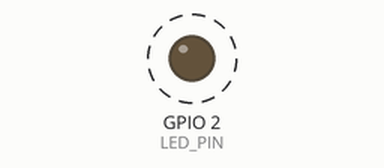
Simulated run of this sketch. Board: ESP32. Parts: output pins drawn as LEDs (lit = HIGH). Dashed ring = blinking. What the sketch prints to the serial monitor is not drawn.

Above: at 0.8 s.
Timing chart, 0 to 3.3 s (numbered marks = the images above):
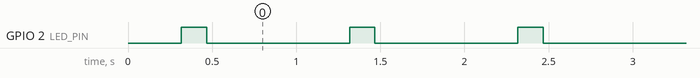

The sketch:

demo-flash-web.ino
```cpp
// Firmware de demonstração para testar o "ESP32 Flash via WEB" (by Jorge Pinheiro).
// O código está em demo.cpp. Compilar no Arduino IDE (core ESP32 3.x) e usar
// Sketch -> Exportar binário compilado para gerar o ficheiro .merged.bin.
```

demo.cpp
```cpp
#include <Arduino.h>


#define DEMO_VERSAO "1.0.0"

#if CONFIG_IDF_TARGET_ESP32S3
  // ESP32-S3-DevKitC: LED RGB endereçável no GPIO48 (nalgumas placas é o GPIO38).
  #ifndef RGB_BUILTIN
    #define RGB_BUILTIN 48
  #endif
  #define USA_RGB 1
#else
  // ESP32 DevKit: LED azul no GPIO2.
  #define LED_PIN 2
  #define USA_RGB 0
#endif

void ledOn(bool on) {
#if USA_RGB
  rgbLedWrite(RGB_BUILTIN, 0, on ? 40 : 0, on ? 40 : 0);
#else
  digitalWrite(LED_PIN, on ? HIGH : LOW);
#endif
}

void setup() {
  Serial.begin(115200);
  delay(300);
#if !USA_RGB
  pinMode(LED_PIN, OUTPUT);
#endif
  Serial.println();
  Serial.println("========================================");
  Serial.println(" ESP32 Flash via WEB - by Jorge Pinheiro");
  Serial.println(" Firmware de demonstracao v" DEMO_VERSAO);
  Serial.println("========================================");
  Serial.printf(" Chip: %s rev %d, %d nucleo(s)\n", ESP.getChipModel(), ESP.getChipRevision(), ESP.getChipCores());
  Serial.printf(" Flash: %u MB\n", ESP.getFlashChipSize() / (1024 * 1024));
  Serial.printf(" MAC: %012llX\n", ESP.getEfuseMac());
  Serial.println(" Gravacao concluida com sucesso!");
  Serial.println();
}

void loop() {
  static uint32_t n = 0;
  ledOn(true);
  delay(150);
  ledOn(false);
  delay(850);
  if (++n % 5 == 0) {
    Serial.printf("[%lus] a funcionar - demo v" DEMO_VERSAO "\n", millis() / 1000);
  }
}
```

Measured:
- by itself, GPIO 2 (LED_PIN): alternates HIGH for 0.15 s and LOW for 0.85 s
